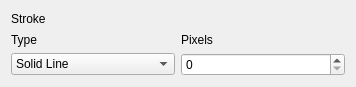
<?xml version="1.0" encoding="UTF-8"?>
<ui version="4.0">
 <class>Stroke</class>
 <widget class="QWidget" name="Stroke">
  <property name="geometry">
   <rect>
    <x>0</x>
    <y>0</y>
    <width>356</width>
    <height>87</height>
   </rect>
  </property>
  <property name="windowTitle">
   <string>Form</string>
  </property>
  <layout class="QGridLayout" name="gridLayout">
   <item row="2" column="0">
    <widget class="QComboBox" name="strokeType">
     <item>
      <property name="text">
       <string>Solid Line</string>
      </property>
     </item>
     <item>
      <property name="text">
       <string>Dot Line</string>
      </property>
     </item>
     <item>
      <property name="text">
       <string>Dash Line</string>
      </property>
     </item>
     <item>
      <property name="text">
       <string>Custom Dash</string>
      </property>
     </item>
     <item>
      <property name="text">
       <string>Dash Dot Line</string>
      </property>
     </item>
     <item>
      <property name="text">
       <string>Dash Dot Dot Line</string>
      </property>
     </item>
    </widget>
   </item>
   <item row="0" column="0">
    <widget class="QLabel" name="label">
     <property name="text">
      <string>Stroke</string>
     </property>
    </widget>
   </item>
   <item row="1" column="0">
    <widget class="QLabel" name="label_3">
     <property name="text">
      <string>Type</string>
     </property>
    </widget>
   </item>
   <item row="2" column="1">
    <widget class="QSpinBox" name="pixelSpin"/>
   </item>
   <item row="1" column="1">
    <widget class="QLabel" name="label_2">
     <property name="text">
      <string>Pixels</string>
     </property>
    </widget>
   </item>
  </layout>
 </widget>
 <resources/>
 <connections/>
</ui>
